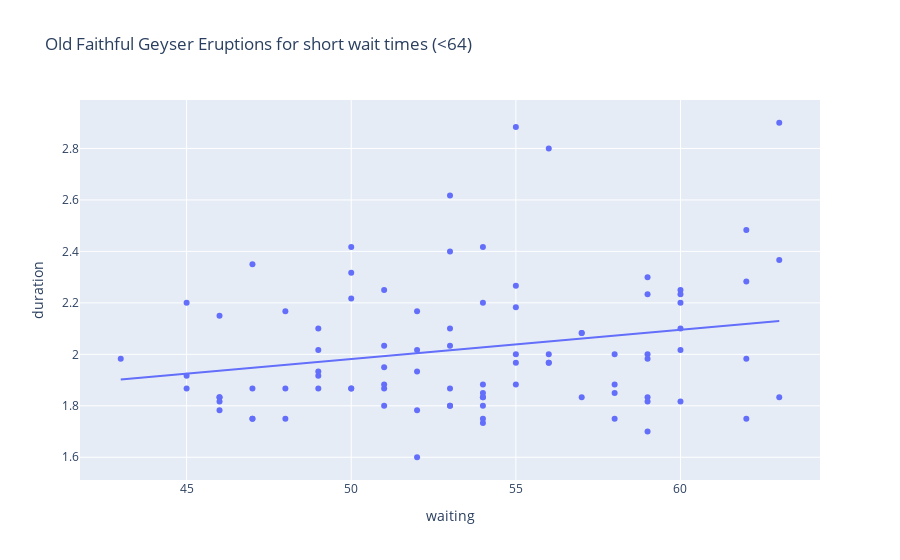

Write notebook code for a chart like this one.
### Code cell
import plotly.express as px
import statsmodels.formula.api as smf


short_wait_limit =64 # 66 #
short_wait = old_faithful.waiting < short_wait_limit

print(smf.ols('duration ~ waiting', data=old_faithful[short_wait]).fit().summary().tables[1])

# Create a scatter plot with a linear regression trendline
fig = px.scatter(old_faithful[short_wait], x='waiting', y='duration', 
                 title="Old Faithful Geyser Eruptions for short wait times (<"+str(short_wait_limit)+")", 
                 trendline='ols')

fig.show() # USE `fig.show(renderer="png")` FOR ALL GitHub and MarkUs SUBMISSIONS

### Figure 1 — Plotly figure (JSON) as saved in the notebook; plotly's stock layout.template omitted (floating-point values rounded to 4 significant figures)
{"data": [{"hovertemplate": "waiting=%{x}<br>duration=%{y}<extra></extra>", "legendgroup": "", "marker": {"color": "#636efa", "symbol": "circle"}, "mode": "markers", "name": "", "orientation": "v", "showlegend": false, "type": "scatter", "x": [54, 62, 55, 51, 54, 47, 52, 62, 52, 51, 47, 55, 52, 48, 59, 58, 58, 53, 59, 54, 54, 59, 48, 60, 56, 62, 60, 48, 60, 50, 63, 51, 62, 49, 47, 52, 59, 59, 50, 59, 53, 56, 45, 55, 45, 56, 46, 51, 53, 60, 59, 49, 53, 53, 45, 58, 63, 52, 49, 57, 50, 55, 51, 46, 55, 57, 51, 60, 53, 46, 49, 49, 53, 55, 50, 54, 54, 50, 54, 54, 47, 63, 57, 54, 56, 58, 43, 60, 46, 46], "xaxis": "x", "y": [1.8, 2.283, 2.883, 1.95, 1.833, 1.75, 2.167, 1.75, 1.6, 1.8, 1.75, 1.967, 2.017, 1.867, 1.833, 1.883, 1.75, 2.1, 2, 1.833, 1.733, 2.233, 1.75, 1.817, 1.967, 1.983, 2.017, 2.167, 2.2, 1.867, 1.833, 1.867, 2.483, 2.1, 1.867, 1.783, 2.3, 1.7, 2.317, 1.817, 2.617, 1.967, 1.917, 2.267, 1.867, 2.8, 1.833, 1.883, 2.033, 2.233, 1.983, 2.017, 1.8, 1.8, 2.2, 2, 2.367, 1.933, 1.917, 2.083, 2.417, 1.883, 2.033, 1.833, 2.183, 1.833, 2.25, 2.1, 1.867, 1.783, 1.933, 1.867, 2.4, 2, 1.867, 1.75, 2.417, 2.217, 1.883, 1.85, 2.35, 2.9, 2.083, 2.2, 2, 1.85, 1.983, 2.25, 2.15, 1.817], "yaxis": "y"}, {"hovertemplate": "<b>OLS trendline</b><br>duration = 0.0113626 * waiting + 1.41398<br>R<sup>2</sup>=0.048880<br><br>waiting=%{x}<br>duration=%{y} <b>(trend)</b><extra></extra>", "legendgroup": "", "marker": {"color": "#636efa", "symbol": "circle"}, "mode": "lines", "name": "", "showlegend": false, "type": "scatter", "x": [43, 45, 45, 45, 46, 46, 46, 46, 46, 47, 47, 47, 47, 48, 48, 48, 49, 49, 49, 49, 49, 50, 50, 50, 50, 50, 51, 51, 51, 51, 51, 51, 52, 52, 52, 52, 52, 53, 53, 53, 53, 53, 53, 53, 54, 54, 54, 54, 54, 54, 54, 54, 54, 55, 55, 55, 55, 55, 55, 56, 56, 56, 56, 57, 57, 57, 58, 58, 58, 58, 59, 59, 59, 59, 59, 59, 59, 60, 60, 60, 60, 60, 60, 62, 62, 62, 62, 63, 63, 63], "xaxis": "x", "y": [1.903, 1.925, 1.925, 1.925, 1.937, 1.937, 1.937, 1.937, 1.937, 1.948, 1.948, 1.948, 1.948, 1.959, 1.959, 1.959, 1.971, 1.971, 1.971, 1.971, 1.971, 1.982, 1.982, 1.982, 1.982, 1.982, 1.993, 1.993, 1.993, 1.993, 1.993, 1.993, 2.005, 2.005, 2.005, 2.005, 2.005, 2.016, 2.016, 2.016, 2.016, 2.016, 2.016, 2.016, 2.028, 2.028, 2.028, 2.028, 2.028, 2.028, 2.028, 2.028, 2.028, 2.039, 2.039, 2.039, 2.039, 2.039, 2.039, 2.05, 2.05, 2.05, 2.05, 2.062, 2.062, 2.062, 2.073, 2.073, 2.073, 2.073, 2.084, 2.084, 2.084, 2.084, 2.084, 2.084, 2.084, 2.096, 2.096, 2.096, 2.096, 2.096, 2.096, 2.118, 2.118, 2.118, 2.118, 2.13, 2.13, 2.13], "yaxis": "y"}], "layout": {"legend": {"tracegroupgap": 0}, "title": {"text": "Old Faithful Geyser Eruptions for short wait times (<64)"}, "xaxis": {"anchor": "y", "domain": [0, 1], "title": {"text": "waiting"}}, "yaxis": {"anchor": "x", "domain": [0, 1], "title": {"text": "duration"}}}}
